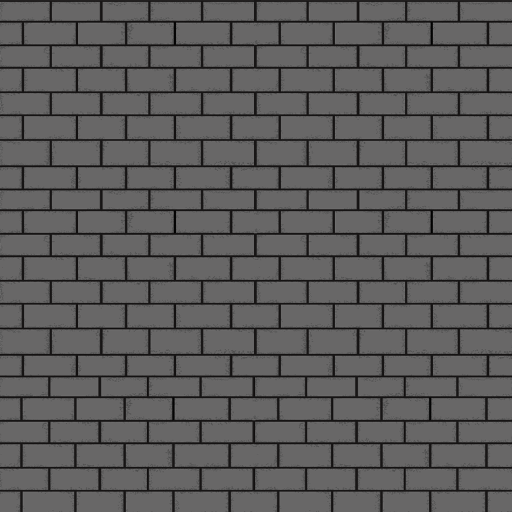
#> input picture Assets/Materials/CastleBrick.png, 1024 x 1024 px, found by its file name (shown at 1/2 size)
$ python GenerateDeckPaving.py ../Assets/Materials/CastleBrick.png
#> lines starting #> are read from the running program, lines starting #| are printed output that depends on the picture
"""Re-lays the castle brick inside the placement grid so the mortar seams sit exactly on the grid
lines (the ivy grid then grows along real seams instead of across bricks).

  python AgentScripts/GenerateDeckPaving.py <ArcaneKeepers project root>

Bricks are cut from Assets/Materials/CastleBrick.png (the bridge's own texture) so colour, speckle
and outline weight match. Each 2x2 cell = two courses 1 unit wide running along z (like the deck):
one course is a full 2-unit brick, the other two half bricks; the two swap per cell.
Image x = world x (left = grid x0), image y = world z (top = far side). Placed by
AgentScripts/PlaceBridgeVines.cs as Level/BridgeVines/Paving (URP Lit quad, same look as blinn1).
"""
import os, random, sys
import numpy as np
from PIL import Image

GX0, GZ0, COLS, ROWS, CELL = -9.16, -5.04, 10, 5, 2.0
PPU = 64
MORTAR = 0.1  # units


def cut_bricks(path):
    im = Image.open(path).convert("RGB")
#> im is the input picture: PIL image 1024x1024 RGB; mean R, G, B 92.8, 91.7, 91.7
    a = np.asarray(im.convert("L")).astype(float)
    rows = a.mean(1)
#> rows = 1024 values, max 102.1 at index 797, min 12.74 at index 332, mean 91.87
    dark_r = rows < rows.mean() - 15
    bands, start = [], None
    for y in range(a.shape[0]):
        if not dark_r[y] and start is None:
            start = y
        if dark_r[y] and start is not None:
            if y - start > 30:
                bands.append((start + 1, y - 1))
            start = None
#> after the loop, bands = [(5, 40), (47, 87), (94, 132), (139, 181), (188, 227), (234, 277), (283, 329), (336, 376), (382, 417), (424, 464), (471, 509), (516, 558), (565, 604), (611, 654), (660, 706), (713, 750), (756, 791), (798, 838), (845, 883), (890, 932), (939, 978)]; start = 984
    bricks = []
    for y0, y1 in bands:
        cols = a[y0:y1].mean(0)
        dark_c = cols < cols.mean() - 25
        s = None
        for x in range(a.shape[1]):
            if not dark_c[x] and s is None:
                s = x
            if dark_c[x] and s is not None:
                if x - s > 70:
                    bricks.append(im.crop((s + 1, y0, x - 1, y1)))
                s = None
#> this loop made 21 passes
#> after the loop, bricks = 189 items
    # mortar colour = darkest band median
    mortar = tuple(int(c) for c in np.median(np.asarray(im)[dark_r].reshape(-1, 3), axis=0)) if dark_r.any() else (40, 40, 42)
#> mortar = (26, 24, 24)
    return bricks, mortar


def main(root):
    bricks, mortar = cut_bricks(os.path.join(root, "Assets", "Materials", "CastleBrick.png"))
    rnd = random.Random(5)
    W, H = int(COLS * CELL * PPU), int(ROWS * CELL * PPU)
    img = Image.new("RGB", (W, H), mortar)
    m = int(round(MORTAR * PPU / 2))  # half mortar on each side of a brick

    def put(x0, z0, x1, z1):
        """Brick filling world rect (relative to grid origin); long side along z."""
        px0, px1 = int(round(x0 * PPU)) + m, int(round(x1 * PPU)) - m
        py0, py1 = H - int(round(z1 * PPU)) + m, H - int(round(z0 * PPU)) - m
        b = rnd.choice(bricks)
        if (py1 - py0) < (px1 - px0) * 1.3:  # half brick: use a squarer piece of a brick
            w = b.size[1]
            ox = rnd.randint(0, max(0, b.size[0] - w))
            b = b.crop((ox, 0, ox + w, b.size[1]))
        else:
            b = b.rotate(90, expand=True)
        if rnd.random() < 0.5:
            b = b.transpose(Image.FLIP_TOP_BOTTOM)
        img.paste(b.resize((px1 - px0, py1 - py0), Image.LANCZOS), (px0, py0))

    for c in range(COLS):
        for r in range(ROWS):
            x, z = c * CELL, r * CELL
            swap = (c + r) % 2
            for k in range(2):  # two courses per cell, each 1 unit wide in x
                cx0, cx1 = x + k * 1.0, x + (k + 1) * 1.0
                if (k + swap) % 2 == 0:
                    put(cx0, z, cx1, z + CELL)
                else:
                    put(cx0, z, cx1, z + 1.0)
                    put(cx0, z + 1.0, cx1, z + CELL)
#> this loop made 10 passes
#> pass 1, in put, `b = rnd.choice(bricks)`:
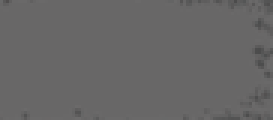
#> b: PIL image 91x40 RGB (shown 3 times larger); mean R, G, B 103.3, 102.3, 102.3
#> pass 1, in put, `b = b.rotate(90, expand=True)`:
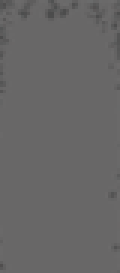
#> b: PIL image 40x91 RGB (shown 3 times larger); mean R, G, B 103.3, 102.3, 102.3
#> pass 1, in put (call 2), `b = rnd.choice(bricks)`:
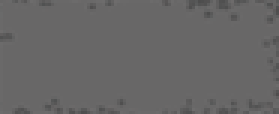
#> b: PIL image 93x38 RGB (shown 3 times larger); mean R, G, B 103, 102, 102
    out = os.path.join(root, "Assets", "Sprites", "Vines", "bridge_deck_paving.png")
    img.save(out)
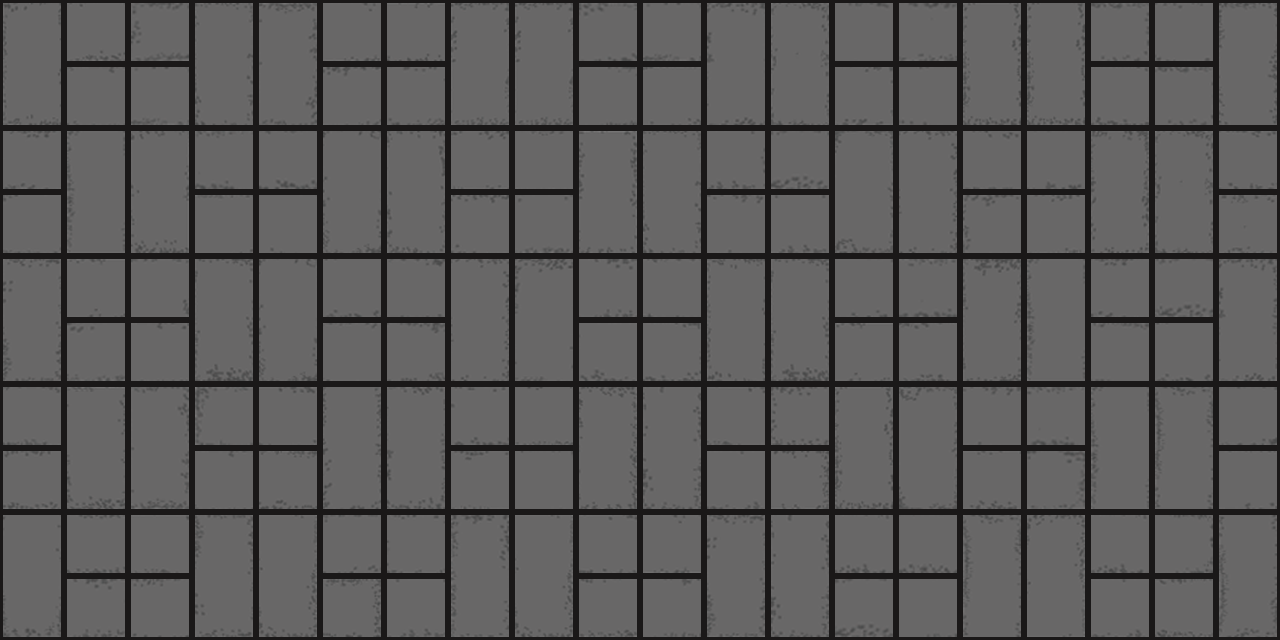
#> saved as bridge_deck_paving.png: PIL image 1280x640 RGB; mean R, G, B 91, 89.9, 89.9
    print("wrote", out, img.size, "bricks", len(bricks), "mortar", mortar)
#| wrote ../Assets/Materials/CastleBrick.png/Assets/Sprites/Vines/bridge_deck_paving.png (1280, 640) bricks 189 mortar (26, 24, 24)


if __name__ == "__main__":
    main(sys.argv[1])
